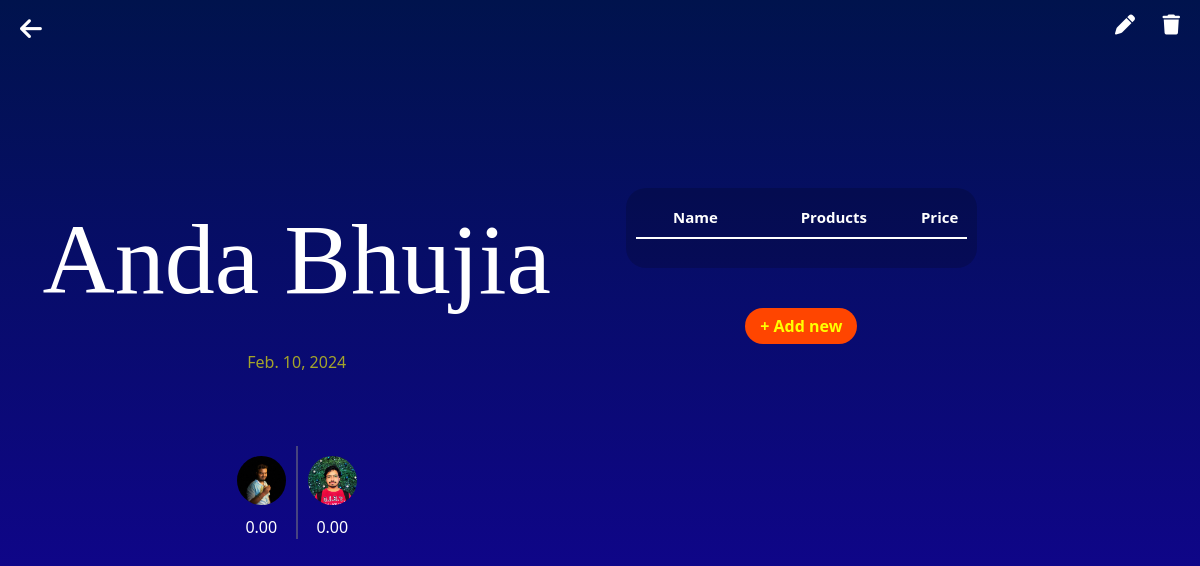
The page /eventDetails/7/1 on the database as committed earlier.
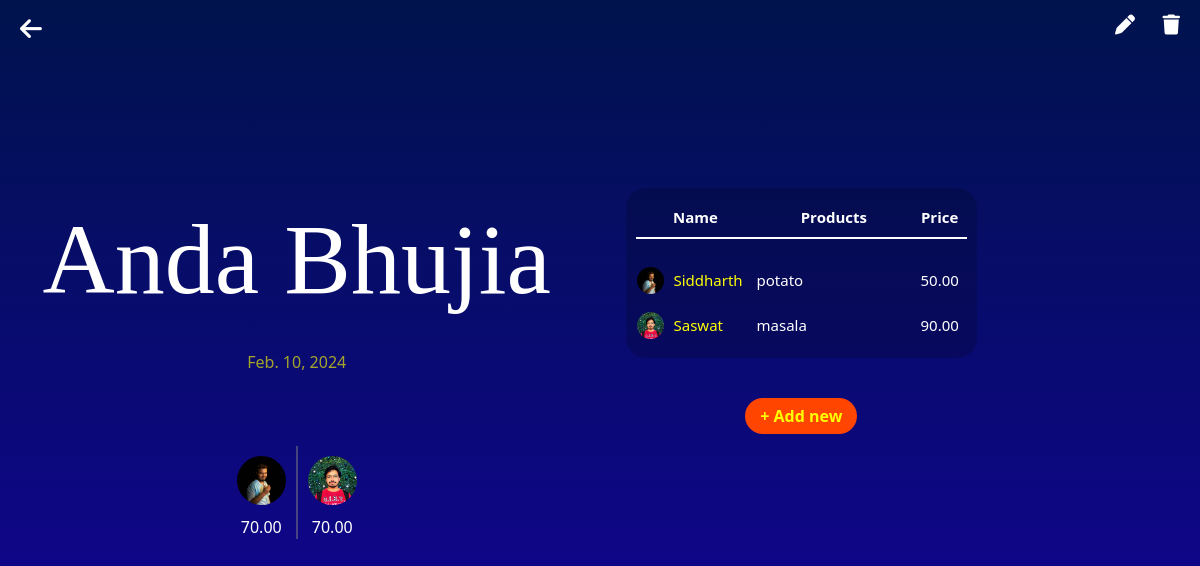
The same page on the database as committed later.
### app/models.py (models this page shows)
class Event(models.Model):
    tab = models.ForeignKey(Tab, on_delete=models.CASCADE, default=1)
    date = models.DateField()
    subject = models.CharField(max_length=200)

class Contribution(models.Model):
    tab = models.ForeignKey(Tab, on_delete=models.CASCADE, default=1)
    event = models.ForeignKey(Event, on_delete=models.CASCADE)
    profile = models.ForeignKey(Profile, on_delete=models.CASCADE)
    amount = models.DecimalField(max_digits=10, decimal_places=2)

class Profile(models.Model):
    tab = models.ForeignKey(Tab, on_delete=models.CASCADE, default=1)
    name = models.CharField(max_length=100)
    profile_pic = models.ImageField(upload_to='profile_pics/', blank=True, null=True)

class Purchase(models.Model):
    tab = models.ForeignKey(Tab, on_delete=models.CASCADE, default=1)
    event = models.ForeignKey(Event, on_delete=models.CASCADE)
    profile = models.ForeignKey(Profile, on_delete=models.CASCADE)
    products = models.CharField(max_length=200)
    price = models.DecimalField(max_digits=10, decimal_places=2)

### app/views.py (the view, shortened to what this page needs)
# urls.py: path('eventDetails/<int:event_id>/<int:y>', eventDetails, name='eventDetails'),
def eventDetails(request, event_id, y):
    event = Event.objects.get(pk=event_id)
    profiles = Contribution.objects.filter(event=event.id).all()
    all_profiles = Profile.objects.all()
    profile_ids = profiles.values_list('profile_id', flat=True)
    event_contributions = Contribution.objects.all()
    event_purchase = Purchase.objects.filter(event = event).all()
    x=(Event.objects.count()+1-y)%5
    context={'event':event,'event_contributions':event_contributions,'profile_ids': profile_ids, "event_purchase":event_purchase,'x':x, 'profiles':profiles, 'all_profiles':all_profiles}
    return render(request, 'eventDetails.html', context)

### app/templates/eventDetails.html (shortened to what this page needs)
<!DOCTYPE html>
<html lang="en">
<head>
    <link href="https://cdn.jsdelivr.net/npm/bootstrap@5.3.2/dist/css/bootstrap.min.css" rel="stylesheet">
    <link rel="stylesheet" href="https://cdnjs.cloudflare.com/ajax/libs/font-awesome/6.5.1/css/all.min.css" />
</head>
<body>
    <a href="#" class="icons" id="back_icon" onclick="history.back(); return false;"><i class="fa-solid fa-arrow-left"></i></a>
    <a href="" class="icons" data-bs-toggle="modal" data-bs-target="#staticBackdrop2"><i class="fa-solid fa-pen"></i></a>
    <a href="#" onclick="confirmDelete('{{ event.id }}', '{{ x }}')" class="icons"><i class="fa-solid fa-trash"></i></a>
    <br><br><br><br><br>
    <div class="row">
        <div class="ec col-xs-12 col-sm-12 col-md-6 col-lg-6">
        <h1>{{ event.subject }}</h1>
        <p>{{ event.date }}</p><br><br><br>
        <div class="d-flex justify-content-center">
            <div class="length d-flex justify-content-center">
                {% for contribution in event.contribution_set.all %}
                    <div class="profiles">
                        <img src="{{contribution.profile.profile_pic.url}}" alt="">
                        <p class="price">{{ contribution.amount }}</p>
                    </div>
                {% endfor %}
            </div>
        </div>
        </div>
        <div class="ec col-xs-12 col-sm-12 col-md-4 col-lg-4">
            <br><br>
            <div class="purchage-container">
                <table>
                    <thead>
                        <tr>
                            <th style="width: 120px;">Name</th>
                            <th>Products</th>
                            <th style="width: 55px;">Price</th>
                        </tr>
                    </thead>
                    <tbody>
                        <tr style="height: 20px;background-color: transparent;">
                            <td style="font-size: 5px;">&nbsp;</td>
                            <td style="font-size: 5px;">&nbsp;</td>
                        </tr>
                        {% for purchage in event_purchase %}
                        <tr>
                            <td class="purchage-data">
                                <img src="{{purchage.profile.profile_pic.url}}" alt="">
                                {{purchage.profile.name}}
                            </td>
                            <td>{{purchage.products}}</td>
                            <td style="text-align: center;">{{purchage.price}}</td>
                        </tr>
                        {% endfor %}
                    </tbody>
                </table>
            </div>
            <div class="d-flex justify-content-center"><button class="btn-add" data-bs-toggle="modal" data-bs-target="#staticBackdrop">+ Add new</button></div>
        </div>
        <div class="ec col-xs-10 col-sm-10 col-md-2 col-lg-2"></div>
    </div>
</body>
</html>

Rows that differ between the two databases and show on the page:
changed Contribution (number 1 of 2 on the later page): amount "0.00" → "70.00"
changed Contribution (number 2 of 2 on the later page): amount "0.00" → "70.00"
added Purchase: profile.profile_pic (picture), profile.name "Siddharth", products "potato", price "50.00"
added Purchase: profile.profile_pic (picture), profile.name "Saswat", products "masala", price "90.00"
